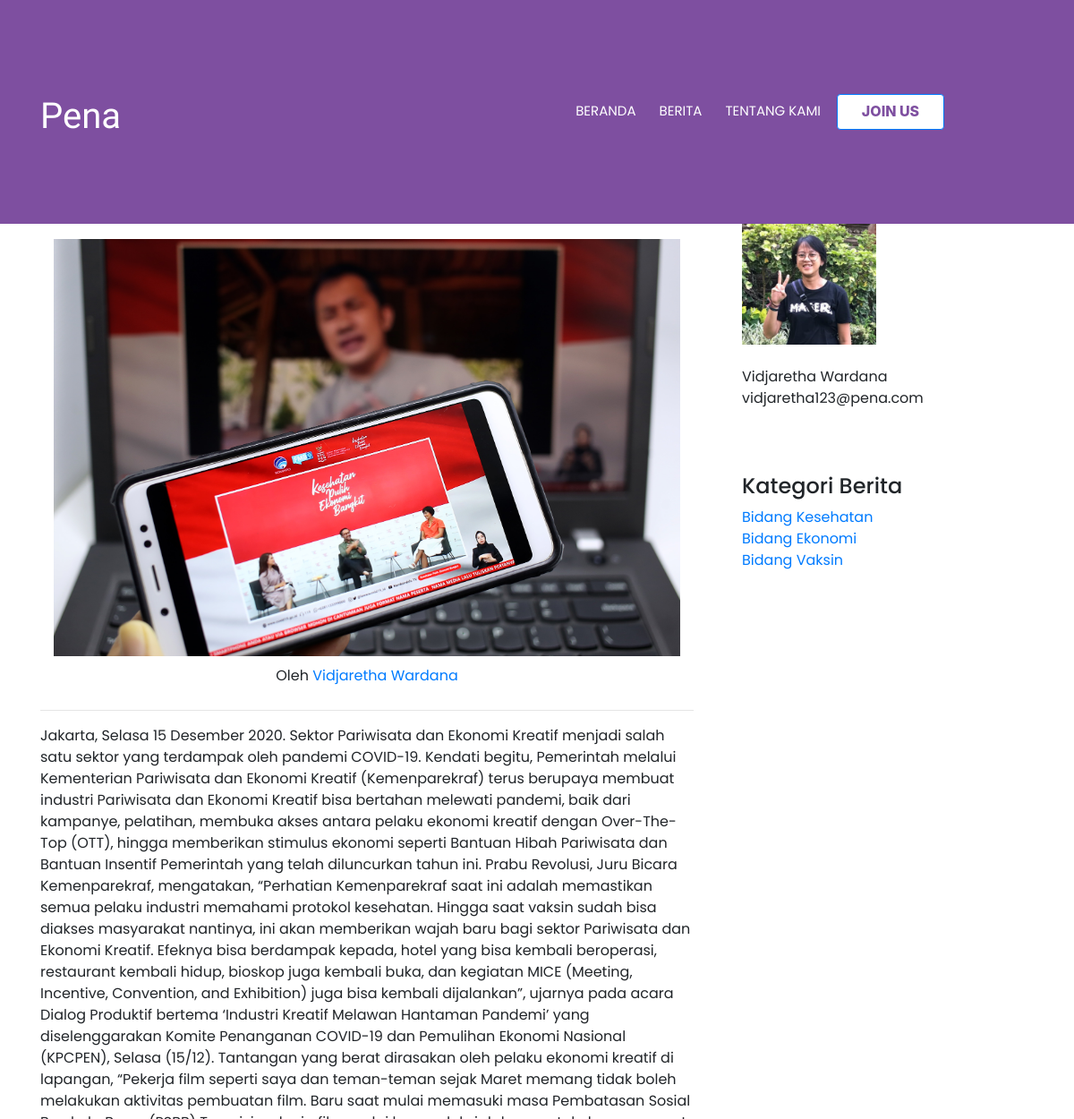
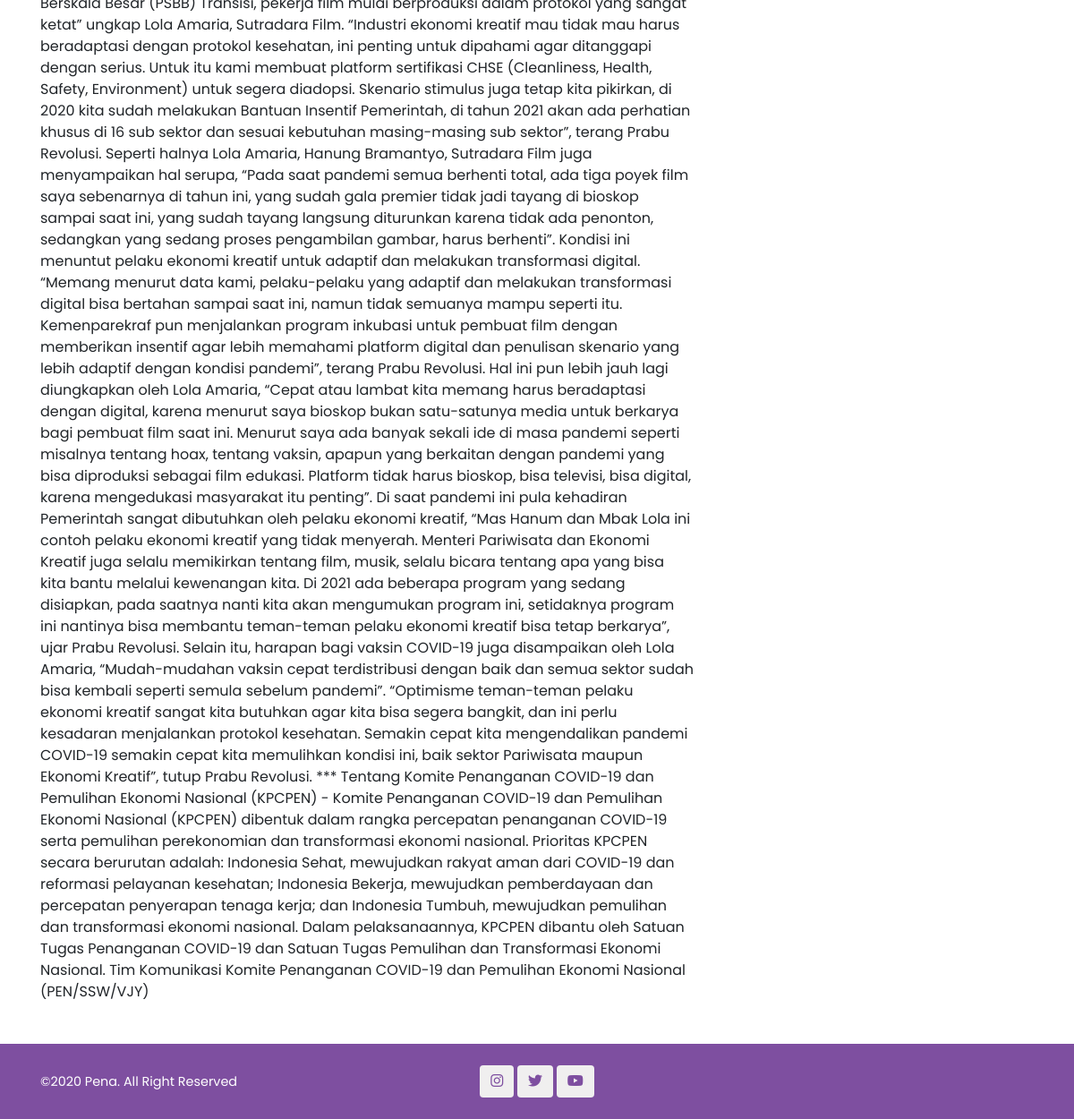
/singlepageberita.php?id=2, run on the app's committed database (2 pictures, top to bottom).
### tables this page shows
CREATE TABLE `berita` (
  `id_berita` int(5) NOT NULL,
  `id_kategori` int(5) NOT NULL,
  `judul_berita` varchar(100) NOT NULL,
  `isi_berita` text NOT NULL,
  `id_jurn` int(5) NOT NULL,
  `img_berita` varchar(255) NOT NULL DEFAULT 'berita.jpg',
  `location_imgberita` varchar(255) NOT NULL
);

CREATE TABLE `jurnalis` (
  `id_jurn` int(11) NOT NULL,
  `nama_jurn` varchar(50) NOT NULL,
  `username_jurn` varchar(50) NOT NULL,
  `password_jurn` varchar(12) NOT NULL,
  `email_jurn` varchar(50) NOT NULL,
  `phone_jurn` varchar(50) NOT NULL,
  `birth_jurn` date NOT NULL,
  `skill_jurn` varchar(255) NOT NULL,
  `img_jurn` varchar(255) NOT NULL DEFAULT 'image.jpg',
  `location_imgjurn` varchar(255) NOT NULL,
  `status` varchar(100) NOT NULL,
  `foto_jurn` varchar(255) NOT NULL,
  `location_fotojurn` varchar(255) NOT NULL
);

### singlepageberita.php (the view, shortened to what this page needs)
<!doctype html>
<html lang="en">
  <head>
  <?php include('includes/head.php');?>
  </head>
  <body>
  <?php include('includes/navbar.php');?>
  <?php include('config/config.php');?>
  <main role="main" class="container">
    <?php
    $id = $_GET['id'];
    $data = mysqli_query($conn,"SELECT * FROM berita INNER JOIN kategori ON berita.id_kategori = kategori.id_kategori
    INNER JOIN jurnalis ON berita.id_jurn = jurnalis.id_jurn WHERE id_berita='$id'");
    while ($d = mysqli_fetch_array($data)){
    ?>
    <div class="row">
      <div class="col-md-8 blog-main">
        <div class="blog-post">
          <h2 class="blog-post-title"><?php echo $d['judul_berita']; ?></h2>
          <div class="container">
            <img src="assets/<?php echo $d['location_imgberita']; ?>" alt="" width="700px">
          </div>
          <p class="blog-post-meta">Oleh <a href="#"><?php echo $d['nama_jurn']; ?></a></p>
          <hr>
          <p style="text-align:left"><?php echo $d['isi_berita']; ?></p>
        </div>
      </div>
      <aside class="col-md-4 blog-sidebar">
        <div class="p-4 mb-4">
          <h4 class="font">Tentang Penulis</h4><br>
          <p class="mb-0"><img src="assets/img_jurnalis/<?php echo $d['location_fotojurn']; ?>" alt="" width="150px"></p><br>
          <p class="mb-0"><?php echo $d['nama_jurn']; ?></p>
          <p class="mb-0"><?php echo $d['email_jurn']; ?></p>
        </div>
        <div class="p-4">
          <h4 class="font">Kategori Berita</h4>
          <ol class="list-unstyled mb-0">
            <li><a href="beritakesehatan.php" target="blank">Bidang Kesehatan</a></li>
            <li><a href="beritaekonomi.php" target="blank">Bidang Ekonomi</a></li>
            <li><a href="beritavaksin.php" target="blank">Bidang Vaksin</a></li>
          </ol>
        </div>
      </aside>
    </div>
    <?php } ?>
  </main>
  <?php include('includes/footer.php');?>
</body>
</html>

### css/style.css (style rules this page uses)
main { margin-top: 150px; }
h2.blog-post-title { margin-top: -50px; padding-top: 50px; margin-bottom: 40px; text-align: center; font-family: "Poppins"; font-weight: bold; color: #7E4FA0; }
p.blog-post-meta { font-family:"Poppins"; text-align: center; padding-bottom: 10px; padding-top: 10px; }
div.blog-post { font-family: "Poppins"; }
div.col-md-8.blog-main { margin-bottom: 30px; }
aside { font-family: "Poppins"; }
body { margin: 0; }

### data on the page
berita: location_imgberita (picture), id_jurn.nama_jurn "Vidjaretha Wardana", isi_berita "Jakarta, Selasa 15 Desember 2020. Sektor Pariwisata dan Ekonomi Kreatif menjadi salah satu sektor yang terdampak oleh pandemi COVID-19. Kendati begitu, Pemerintah melalui Kementerian Pariwisata dan Ekonomi Kreatif (Kemenparekraf) terus berupaya membuat industri Pariwisata dan Ekonomi Kreatif bisa bertahan melewati pandemi, baik dari kampanye, pelatihan, membuka akses antara pelaku ekonomi kreatif dengan Over-The-Top (OTT), hingga memberikan stimulus ekonomi seperti Bantuan Hibah Pariwisata dan Bantuan Insentif Pemerintah yang telah diluncurkan tahun ini. Prabu Revolusi, Juru Bicara Kemenparekraf, mengatakan, “Perhatian Kemenparekraf saat ini adalah memastikan semua pelaku industri memahami…", id_jurn.location_fotojurn (picture), id_jurn.email_jurn "vidjaretha123@pena.com"
